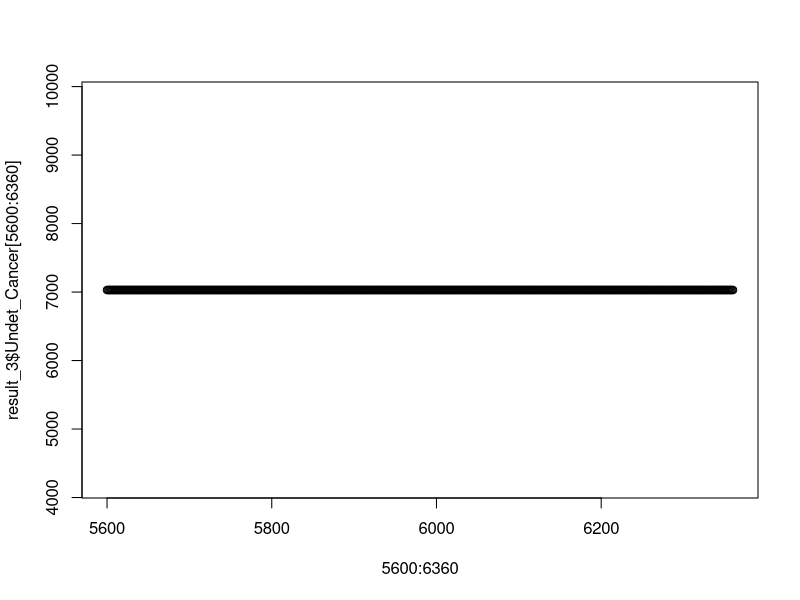

Here is the R script that generated this plot:

## FINAL MODEL 2018 PARAMETERS ##

## Time step = MONTH ##


### INCLUDE LTFU


### UNVACCINATED ###

#### Starting parameters
t = 12*500+12*30
  # 12*500 = burn-in (1-6000)
  # 12*30 = COVID + 30ish years (6001-6360)

N.states = 8

Pop_size_1 = 14683822*0.4
Pop_size_2 = 10201392*0.4
Pop_size_3 = 19939084*0.4

# aging into cohort
age_in <- -log(1-1/20)/12 # multiply by pop under 18
# aging up within cohort
age_up_0 <- -log(1-1/3)/12 # proportion turning 21
age_up_1 <- -log(1-1/4)/12 # proportion turning 25
age_up_2 <- -log(1-1/5)/12 # proportion turning 30
# aging out of cohort
age_out <- -log(1-1/10)/12 # proportion turning 40
# Dying
p_die_1 <- -log(1-74/100000)/12 # proportion dying age 18-24
p_die_2_3 <- -log(1-164/100000)/12 # proportion dying age 25-39

# undetected
norm_ulsil_0 <- -log(1-0.15)/12
norm_ulsil_1 <- -log(1-0.08)/12
norm_ulsil_2 <- -log(1-0.02)/12
norm_ulsil_3 <- -log(1-0.01)/12
ulsil_norm_1 <- -log(1-0.60)/12
ulsil_norm_2_3 <- -log(1-0.4)/12
ulsil_uhsil_1 <- -log(1-0.14)/12
ulsil_uhsil_2_3 <- -log(1-0.35)/12
uhsil_ulsil_1 <- -log(1-0.62)/12
uhsil_ulsil_2_3 <- -log(1-0.20)/12
uhsil_ucan <- -log(1-6.4/100000)/12

# detected
norm_dlsil_1 <- norm_ulsil_1
norm_dlsil_2 <- norm_ulsil_2
norm_dlsil_3 <- norm_ulsil_3
dlsil_norm_1 <- ulsil_norm_1
dlsil_norm_2_3 <- ulsil_norm_2_3
dlsil_dhsil_1 <- ulsil_uhsil_1
dlsil_dhsil_2_3 <- ulsil_uhsil_2_3
dhsil_dlsil_1 <-  uhsil_ulsil_1
dhsil_dlsil_2_3 <-  uhsil_ulsil_2_3
dhsil_dcan <- uhsil_ucan
dcan_dcandeath <- -log(1-0.35)/12

# treatment
dhsil_norm <- -log(1-0.9*0.9)/12
dcan_norm <- -log(1-0.5*1)/12

# screening
ulsil_dlsil <- -log(1-0.83/3)/12
uhsil_dhsil <- -log(1-0.83/3)/12
ucan_dcan <- -log(1-0.83/3)/12

#ulsil_dlsil <- ifelse(t<6000|t>6036,-log(1-0.41/3),0)
#uhsil_dhsil <- ifelse(t<6000|t>6036,-log(1-0.83/3),0)
#ucan_dcan <- ifelse(t<6000|t>6036,-log(1-0.83/3),0)

#ulsil_dlsil <- ifelse(t<6000,-log(1-0.83/3),1)
#uhsil_dhsil <- ifelse(t<6000,-log(1-0.83/3),1)
#ucan_dcan <- ifelse(t<6000,-log(1-0.83/3),1)


# loss to follow up
dlsil_uhsil <- -log(1-0.17/3)/12
dhsil_ucan <- -log(1-0.17/3)/12

# hysterectomies
hyst_1 <- -log(1+log(0.99)/10)/12
hyst_2 <- -log(1+log(0.96)/10)/12


# Starting number in each state

# Create years label
prefix = "Month"
suffix = seq(1:t)
months = paste(prefix, suffix, sep=" ")

# Create empty array
arr1 = array(NA, dim=c(t, N.states, 4), dimnames=list(months, c("Normal","Undet_LSIL","Det_LSIL","Undet_HSIL","Det_HSIL","Undet_Cancer","Det_Cancer","Cancer Death"), c("18-20","21-24","25-29","30-39")))

# Assign starting prevalence of each state
prev1 = 0.8
prev2 = 0.1
prev3 = 0
prev4 = 0.1
prev5 = 0
prev6 = 0
prev7 = 0
prev8 = 0

# Assign starting states
set.seed(123)
arr1[1,,] <- rmultinom(1, Pop_size_1+Pop_size_2+Pop_size_3, prob=c(prev1,prev2,prev3,prev4,prev5,prev6,prev7,prev8)) 

# Run model
for(i in 2:t){
  
  ########################### 18-20 ########################
  
  # Normal 18-20 (1)
  arr1[i,1,1] <- (arr1[(i-1),1,1]) +  
    (Pop_size_1*age_in) +        # age in (need to adjust this)
    (arr1[(i-1),2,1])*ulsil_norm_1 - # undetected LSIL regress to normal
    #(arr1[(i-1),5,1])*dhsil_norm + # detected HSIL treated to normal
    #(arr1[(i-1),3,1])*dlsil_norm_1 - # detected LSIL regress to normal
    (arr1[(i-1),1,1])*norm_ulsil_1 - # normal progress to undetected LSIL
    #(arr1[(i-1),1,1])*norm_dlsil_1 - # normal progress to detected LSIL
    (arr1[(i-1),1,1])*age_up_0 -   # age up
    (arr1[(i-1),1,1])*p_die_1        # die (unrelated)
  # LSIL undetected 18-20 (2)
  arr1[i,2,1] <- (arr1[(i-1),2,1]) + 
    # Age in (need to add this)
    (arr1[(i-1),1,1])*norm_ulsil_0 +  # normal progress to undetected LSIL
    (arr1[(i-1),4,1])*uhsil_ulsil_1 - # undetected HSIL regress to undetected LSIL
    (arr1[(i-1),2,1])*ulsil_norm_1 -  # undetected LSIL regress to normal
    (arr1[(i-1),2,1])*ulsil_uhsil_1 - # undetected LSIL progress to undetected HSIL
    #(arr1[(i-1),2,1])*ulsil_dlsil - # undetected LSIL screened to detected LSIL
    (arr1[(i-1),2,1])*age_up_0 -    # age up
    (arr1[(i-1),2,1])*p_die_1         # die (unrelated)
  # LSIL detected 18-20 (3) = 0
  arr1[i,3,1] <- (arr1[(i-1),3,1]) 
  # Age in (need to add this)
  #(arr1[(i-1),1,1])*norm_dlsil_1 +  # normal progress to detected LSIL
  #(arr1[(i-1),5,1])*dhsil_dlsil_1 + # detected HSIL regress to detected LSIL
  #(arr1[(i-1),2,1])*ulsil_dlsil - # undetected LSIL screened to detected LSIL
  #(arr1[(i-1),3,1])*dlsil_norm_1 -  # detected LSIL regress to normal
  #(arr1[(i-1),3,1])*dlsil_dhsil_1 - # detected LSIL progress to detected HSIL
  #(arr1[(i-1),3,1])*dlsil_uhsil - # detected LSIL LTFU to undetected HSIL
  #(arr1[(i-1),3,1])*age_up_1 -    # age up
  #(arr1[(i-1),3,1])*p_die_1         # die (unrelated)
  # HSIL undetected 18-20 (4) 
  arr1[i,4,1] <- (arr1[(i-1),4,1]) + 
    (arr1[(i-1),2,1])*ulsil_uhsil_1 + # undetected LSIL progress to undetected HSIL 
    (arr1[(i-1),3,1])*dlsil_uhsil - # detected LSIL progress to undetected HSIL
    (arr1[(i-1),4,1])*uhsil_ulsil_1 - # undetected HSIL regress to undetected LSIL
    #(arr1[(i-1),4,1])*uhsil_ucan -  # undetected HSIL progress to undetected cancer
    (arr1[(i-1),4,1])*uhsil_dhsil - # undetected HSIL screened to detected HSIL
    (arr1[(i-1),4,1])*age_up_0 -    # age up
    (arr1[(i-1),4,1])*p_die_1         # die (unrelated)
  # HSIL detected 18-20 (5) = 0
  arr1[i,5,1] <- (arr1[(i-1),5,1]) 
  #(arr1[(i-1),3,1])*dlsil_dhsil_1 + # detected LSIL progress to detected HSIL
  #(arr1[(i-1),4,1])*uhsil_dhsil - # undetected HSIL screened to detected HSIL
  #(arr1[(i-1),5,1])*dhsil_dlsil_1 - # detected HSIL regress to detected LSIL
  #(arr1[(i-1),5,1])*dhsil_norm -  # detected HSIL treated to normal
  #(arr1[(i-1),5,1])*age_up_1 -    # age up
  #(arr1[(i-1),5,1])*p_die_1         # die (unrelated)
  # Cancer undetected 18-20 (6) = 0
  arr1[i,6,1] <- (arr1[(i-1),6,1])
  # Cancer detected 18-20 (7) = 0
  arr1[i,7,1] <- (arr1[(i-1),7,1])
  # Cancer deaths 18-20 (8) = 0
  arr1[i,8,1] <- (arr1[(i-1),8,1])
  
  ########################### 21-24 ########################
  
  # Normal 21-24 (1)
  arr1[i,1,2] <- (arr1[(i-1),1,2]) +  
    (arr1[(i-1),1,1])*age_up_0 +   # age up
    (arr1[(i-1),2,2])*ulsil_norm_1 + # undetected LSIL regress to normal
    (arr1[(i-1),5,2])*dhsil_norm + # detected HSIL treated to normal
    (arr1[(i-1),3,2])*dlsil_norm_1 - # detected LSIL regress to normal
    (arr1[(i-1),1,2])*norm_ulsil_1 - # normal progress to undetected LSIL
    (arr1[(i-1),1,2])*norm_dlsil_1 - # normal progress to detected LSIL
    (arr1[(i-1),1,2])*age_up_1 -   # age up
    (arr1[(i-1),1,2])*hyst_1-        # hysterectomy
    (arr1[(i-1),1,2])*p_die_1        # die (unrelated)
  # LSIL undetected 21-24 (2)
  arr1[i,2,2] <- (arr1[(i-1),2,2]) + 
    (arr1[(i-1),2,1])*age_up_0 +   # age up
    (arr1[(i-1),1,2])*norm_ulsil_1 +  # normal progress to undetected LSIL
    (arr1[(i-1),4,2])*uhsil_ulsil_1 - # undetected HSIL regress to undetected LSIL
    (arr1[(i-1),2,2])*ulsil_norm_1 -  # undetected LSIL regress to normal
    (arr1[(i-1),2,2])*ulsil_uhsil_1 - # undetected LSIL progress to undetected HSIL
    (arr1[(i-1),2,2])*ulsil_dlsil - # undetected LSIL screened to detected LSIL
    (arr1[(i-1),2,2])*age_up_1 -    # age up
    (arr1[(i-1),2,2])*hyst_1-        # hysterectomy
    (arr1[(i-1),2,2])*p_die_1         # die (unrelated)
  # LSIL detected 21-24 (3)
  arr1[i,3,2] <- (arr1[(i-1),3,2]) + 
    (arr1[(i-1),3,1])*age_up_0 +   # age up
    (arr1[(i-1),1,2])*norm_dlsil_1 +  # normal progress to detected LSIL
    (arr1[(i-1),5,2])*dhsil_dlsil_1 + # detected HSIL regress to detected LSIL
    (arr1[(i-1),2,2])*ulsil_dlsil - # undetected LSIL screened to detected LSIL
    (arr1[(i-1),3,2])*dlsil_norm_1 -  # detected LSIL regress to normal
    (arr1[(i-1),3,2])*dlsil_dhsil_1 - # detected LSIL progress to detected HSIL
    (arr1[(i-1),3,2])*dlsil_uhsil - # detected LSIL LTFU to undetected HSIL
    (arr1[(i-1),3,2])*age_up_1 -    # age up
    (arr1[(i-1),3,2])*hyst_1-        # hysterectomy
    (arr1[(i-1),3,2])*p_die_1         # die (unrelated)
  # HSIL undetected 21-24 (4) 
  arr1[i,4,2] <- (arr1[(i-1),4,2]) + 
    (arr1[(i-1),4,1])*age_up_0 +   # age up
    (arr1[(i-1),2,2])*ulsil_uhsil_1 + # undetected LSIL progress to undetected HSIL 
    (arr1[(i-1),3,2])*dlsil_uhsil - # detected LSIL progress to undetected HSIL
    (arr1[(i-1),4,2])*uhsil_ulsil_1 - # undetected HSIL regress to undetected LSIL
    #(arr1[(i-1),4,1])*uhsil_ucan -  # undetected HSIL progress to undetected cancer
    (arr1[(i-1),4,2])*uhsil_dhsil - # undetected HSIL screened to detected HSIL
    (arr1[(i-1),4,2])*age_up_1 -    # age up
    (arr1[(i-1),4,2])*hyst_1-        # hysterectomy
    (arr1[(i-1),4,2])*p_die_1         # die (unrelated)
  # HSIL detected 21-24 (5)
  arr1[i,5,2] <- (arr1[(i-1),5,2]) + 
    (arr1[(i-1),5,1])*age_up_0 +   # age up
    (arr1[(i-1),3,2])*dlsil_dhsil_1 + # detected LSIL progress to detected HSIL
    (arr1[(i-1),4,2])*uhsil_dhsil - # undetected HSIL screened to detected HSIL
    (arr1[(i-1),5,2])*dhsil_dlsil_1 - # detected HSIL regress to detected LSIL
    (arr1[(i-1),5,2])*dhsil_norm -  # detected HSIL treated to normal
    (arr1[(i-1),5,2])*age_up_1 -    # age up
    (arr1[(i-1),5,2])*hyst_1-        # hysterectomy
    (arr1[(i-1),5,2])*p_die_1         # die (unrelated)
  # Cancer undetected 18-24 (6) = 0
  arr1[i,6,2] <- (arr1[(i-1),6,2])
  # Cancer detected 18-24 (7) = 0
  arr1[i,7,2] <- (arr1[(i-1),7,2])
  # Cancer deaths 18-24 (8) = 0
  arr1[i,8,2] <- (arr1[(i-1),8,2])
  
  ########################### 25-29 ########################
  
  # Normal 25-29 (1)
  arr1[i,1,3] <- (arr1[(i-1),1,3]) +  
    (arr1[(i-1),1,2])*age_up_1 +   # age up
    (arr1[(i-1),2,3])*ulsil_norm_2_3 + # undetected LSIL regress to normal
    (arr1[(i-1),5,3])*dhsil_norm + # detected HSIL treated to normal
    (arr1[(i-1),7,3])*dcan_norm +  # detected cancer treated to normal
    (arr1[(i-1),3,3])*dlsil_norm_2_3 - # detected LSIL regress to normal
    (arr1[(i-1),1,3])*norm_ulsil_2 - # normal progress to undetected LSIL
    (arr1[(i-1),1,3])*norm_dlsil_2 - # normal progress to detected LSIL
    (arr1[(i-1),1,3])*age_up_2 -   # age up 
    (arr1[(i-1),1,3])*hyst_1-        # hysterectomy
    (arr1[(i-1),1,3])*p_die_2_3      # die (unrelated)
  # LSIL undetected 25-29 (2)
  arr1[i,2,3] <- (arr1[(i-1),2,3]) + 
    (arr1[(i-1),2,2])*age_up_1 +   # age up
    (arr1[(i-1),1,3])*norm_ulsil_2 +  # normal progress to undetected LSIL
    (arr1[(i-1),4,3])*uhsil_ulsil_2_3 - # undetected HSIL regress to undetected LSIL
    (arr1[(i-1),2,3])*ulsil_norm_2_3 -  # undetected LSIL regress to normal
    (arr1[(i-1),2,3])*ulsil_uhsil_2_3 - # undetected LSIL progress to undetected HSIL
    (arr1[(i-1),2,3])*ulsil_dlsil - # undetected LSIL screened to detected LSIL
    (arr1[(i-1),2,3])*age_up_2 -     # age up
    (arr1[(i-1),2,3])*hyst_1-        # hysterectomy
    (arr1[(i-1),2,3])*p_die_2_3       # die (unrelated)
  # LSIL detected 25-29 (3)
  arr1[i,3,3] <- (arr1[(i-1),3,3]) + 
    (arr1[(i-1),3,2])*age_up_1 +   # age up
    (arr1[(i-1),1,3])*norm_dlsil_2 +  # normal progress to detected LSIL
    (arr1[(i-1),5,3])*dhsil_dlsil_2_3 + # detected HSIL regress to detected LSIL
    (arr1[(i-1),2,3])*ulsil_dlsil - # undetected LSIL screened to detected LSIL
    (arr1[(i-1),3,3])*dlsil_norm_2_3 -  # detected LSIL regress to normal
    (arr1[(i-1),3,3])*dlsil_dhsil_2_3 - # detected LSIL progress to detected HSIL
    (arr1[(i-1),3,3])*dlsil_uhsil - # detected LSIL LTFU to undetected HSIL
    (arr1[(i-1),3,3])*age_up_2 -     # age up
    (arr1[(i-1),3,3])*hyst_1-        # hysterectomy
    (arr1[(i-1),3,3])*p_die_2_3       # die (unrelated)
  # HSIL undetected 25-29 (4) 
  arr1[i,4,3] <- (arr1[(i-1),4,3]) + 
    (arr1[(i-1),4,2])*age_up_1 +   # age up
    (arr1[(i-1),2,3])*ulsil_uhsil_2_3 + # undetected LSIL progress to undetected HSIL 
    (arr1[(i-1),3,3])*dlsil_uhsil - # detected LSIL progress to undetected HSIL
    (arr1[(i-1),4,3])*uhsil_ulsil_2_3 - # undetected HSIL regress to undetected LSIL
    (arr1[(i-1),4,3])*uhsil_ucan -  # undetected HSIL progress to undetected cancer
    (arr1[(i-1),4,3])*uhsil_dhsil - # undetected HSIL screened to detected HSIL
    (arr1[(i-1),4,3])*age_up_2 -     # age up
    (arr1[(i-1),4,3])*hyst_1-        # hysterectomy
    (arr1[(i-1),4,3])*p_die_2_3       # die (unrelated)
  # HSIL detected 25-29 (5)
  arr1[i,5,3] <- (arr1[(i-1),5,3]) + 
    (arr1[(i-1),5,2])*age_up_1 +   # age up
    (arr1[(i-1),3,3])*dlsil_dhsil_2_3 + # detected LSIL progress to detected HSIL
    (arr1[(i-1),4,3])*uhsil_dhsil - # undetected HSIL screened to detected HSIL
    (arr1[(i-1),5,3])*dhsil_dlsil_2_3 - # detected HSIL regress to detected LSIL
    (arr1[(i-1),5,3])*dhsil_ucan -  # detected HSIL LTFU to undetected cancer
    (arr1[(i-1),5,3])*dhsil_dcan -  # detected HSIL progress to detected cancer
    (arr1[(i-1),5,3])*dhsil_norm -  # detected HSIL treated to normal
    (arr1[(i-1),5,3])*age_up_2 -     # age up
    (arr1[(i-1),5,3])*hyst_1-        # hysterectomy
    (arr1[(i-1),5,3])*p_die_2_3       # die (unrelated)
  # Cancer undetected 25-29 (6)
  arr1[i,6,3] <- (arr1[(i-1),6,3]) +
    (arr1[(i-1),4,3])*uhsil_ucan +  # undetected HSIL progress to undetected cancer
    (arr1[(i-1),5,3])*dhsil_ucan -  # detected HSIL progress to undetected cancer
    (arr1[(i-1),6,3])*ucan_dcan -   # undetected cancer screened to detected cancer
    (arr1[(i-1),6,3])*age_up_2 -     # age up
    (arr1[(i-1),6,3])*hyst_1-        # hysterectomy
    (arr1[(i-1),6,3])*p_die_2_3       # die (unrelated)
  # Cancer detected 25-29 (7)
  arr1[i,7,3] <- (arr1[(i-1),7,3]) +
    (arr1[(i-1),5,3])*dhsil_dcan +     # detected HSIL progress to detected cancer
    (arr1[(i-1),6,3])*ucan_dcan -      # undetected cancer screened to detected cancer
    (arr1[(i-1),7,3])*dcan_dcandeath - # detected cancer progress to cancer death
    (arr1[(i-1),7,3])*dcan_norm -      # detected cancer treated to normal
    (arr1[(i-1),7,3])*age_up_2 -        # age out
    (arr1[(i-1),7,3])*p_die_2_3          # die (unrelated)
  # Cancer deaths 25-29 (8)
  arr1[i,8,3] <-
    (arr1[(i-1),7,3])*dcan_dcandeath # detected cancer progress to cancer death
  
  ########################### 30-39 ########################
  
  # Normal 30-39 (1)
  arr1[i,1,4] <- (arr1[(i-1),1,4]) +  
    (arr1[(i-1),1,3])*age_up_2 +   # age up
    (arr1[(i-1),2,4])*ulsil_norm_2_3 + # undetected LSIL regress to normal
    (arr1[(i-1),5,4])*dhsil_norm + # detected HSIL treated to normal
    (arr1[(i-1),7,4])*dcan_norm +  # detected cancer treated to normal
    (arr1[(i-1),3,4])*dlsil_norm_2_3 - # detected LSIL regress to normal
    (arr1[(i-1),1,4])*norm_ulsil_3 - # normal progress to undetected LSIL
    (arr1[(i-1),1,4])*norm_dlsil_3 - # normal progress to detected LSIL
    (arr1[(i-1),1,4])*age_out -    # age out
    (arr1[(i-1),1,4])*hyst_2-        # hysterectomy
    (arr1[(i-1),1,4])*p_die_2_3      # die (unrelated)
  # LSIL undetected 25-39 (2)
  arr1[i,2,4] <- (arr1[(i-1),2,4]) + 
    (arr1[(i-1),2,3])*age_up_2 +   # age up
    (arr1[(i-1),1,4])*norm_ulsil_3 +  # normal progress to undetected LSIL
    (arr1[(i-1),4,4])*uhsil_ulsil_2_3 - # undetected HSIL regress to undetected LSIL
    (arr1[(i-1),2,4])*ulsil_norm_2_3 -  # undetected LSIL regress to normal
    (arr1[(i-1),2,4])*ulsil_uhsil_2_3 - # undetected LSIL progress to undetected HSIL
    (arr1[(i-1),2,4])*ulsil_dlsil - # undetected LSIL screened to detected LSIL
    (arr1[(i-1),2,4])*age_out -     # age out
    (arr1[(i-1),2,4])*hyst_2-        # hysterectomy
    (arr1[(i-1),2,4])*p_die_2_3       # die (unrelated)
  # LSIL detected 25-39 (3)
  arr1[i,3,4] <- (arr1[(i-1),3,4]) + 
    (arr1[(i-1),3,3])*age_up_2 +   # age up
    (arr1[(i-1),1,4])*norm_dlsil_3 +  # normal progress to detected LSIL
    (arr1[(i-1),5,4])*dhsil_dlsil_2_3 + # detected HSIL regress to detected LSIL
    (arr1[(i-1),2,4])*ulsil_dlsil - # undetected LSIL screened to detected LSIL
    (arr1[(i-1),3,4])*dlsil_norm_2_3 -  # detected LSIL regress to normal
    (arr1[(i-1),3,4])*dlsil_dhsil_2_3 - # detected LSIL progress to detected HSIL
    (arr1[(i-1),3,4])*dlsil_uhsil - # detected LSIL LTFU to undetected HSIL
    (arr1[(i-1),3,4])*age_out -     # age out
    (arr1[(i-1),3,4])*hyst_2-        # hysterectomy
    (arr1[(i-1),3,4])*p_die_2_3       # die (unrelated)
  # HSIL undetected 25-39 (4) 
  arr1[i,4,4] <- (arr1[(i-1),4,4]) + 
    (arr1[(i-1),4,3])*age_up_2 +   # age up
    (arr1[(i-1),2,4])*ulsil_uhsil_2_3 + # undetected LSIL progress to undetected HSIL 
    (arr1[(i-1),3,4])*dlsil_uhsil - # detected LSIL progress to undetected HSIL
    (arr1[(i-1),4,4])*uhsil_ulsil_2_3 - # undetected HSIL regress to undetected LSIL
    (arr1[(i-1),4,4])*uhsil_ucan -  # undetected HSIL progress to undetected cancer
    (arr1[(i-1),4,4])*uhsil_dhsil - # undetected HSIL screened to detected HSIL
    (arr1[(i-1),4,4])*age_out -     # age out
    (arr1[(i-1),4,4])*hyst_2-        # hysterectomy
    (arr1[(i-1),4,4])*p_die_2_3       # die (unrelated)
  # HSIL detected 25-39 (5)
  arr1[i,5,4] <- (arr1[(i-1),5,4]) + 
    (arr1[(i-1),5,3])*age_up_2 +   # age up
    (arr1[(i-1),3,4])*dlsil_dhsil_2_3 + # detected LSIL progress to detected HSIL
    (arr1[(i-1),4,4])*uhsil_dhsil - # undetected HSIL screened to detected HSIL
    (arr1[(i-1),5,4])*dhsil_dlsil_2_3 - # detected HSIL regress to detected LSIL
    (arr1[(i-1),5,4])*dhsil_ucan -  # detected HSIL LTFU to undetected cancer
    (arr1[(i-1),5,4])*dhsil_dcan -  # detected HSIL progress to detected cancer
    (arr1[(i-1),5,4])*dhsil_norm -  # detected HSIL treated to normal
    (arr1[(i-1),5,4])*age_out -     # age out
    (arr1[(i-1),5,4])*hyst_2-        # hysterectomy
    (arr1[(i-1),5,4])*p_die_2_3       # die (unrelated)
  # Cancer undetected 25-39 (6)
  arr1[i,6,4] <- (arr1[(i-1),6,4]) +
    (arr1[(i-1),6,4])*age_up_2 +   # age up
    (arr1[(i-1),4,4])*uhsil_ucan +  # undetected HSIL progress to undetected cancer
    (arr1[(i-1),5,4])*dhsil_ucan -  # detected HSIL progress to undetected cancer
    (arr1[(i-1),6,4])*ucan_dcan -   # undetected cancer screened to detected cancer
    (arr1[(i-1),6,4])*age_out -     # age out
    (arr1[(i-1),6,4])*hyst_2-        # hysterectomy
    (arr1[(i-1),6,4])*p_die_2_3       # die (unrelated)
  # Cancer detected 25-39 (7)
  arr1[i,7,4] <- (arr1[(i-1),7,4]) +
    (arr1[(i-1),7,3])*age_up_2 +   # age up
    (arr1[(i-1),5,4])*dhsil_dcan +     # detected HSIL progress to detected cancer
    (arr1[(i-1),6,4])*ucan_dcan -      # undetected cancer screened to detected cancer
    (arr1[(i-1),7,4])*dcan_dcandeath - # detected cancer progress to cancer death
    (arr1[(i-1),7,4])*dcan_norm -      # detected cancer treated to normal
    (arr1[(i-1),7,4])*age_out -        # age out
    (arr1[(i-1),7,4])*p_die_2_3          # die (unrelated)
  # Cancer deaths 25-39 (8)
  arr1[i,8,4] <-
    (arr1[(i-1),7,4])*dcan_dcandeath # detected cancer progress to cancer death
}

arr1 <- round(arr1,0)

# Vector of HSIL, cancer, and cancer death at steady state for iteration
result <- apply(arr1, 2L, rowSums)
final_result <- as.data.frame(result[max(t),])

# Log likelihood of result vs predicted
LL <- sum(dpois(final_result[c(5,7,8),], c(196000*0.4,10510*0.4,3400*0.4), log=TRUE))

Results <- final_result[c(5,7,8),]

result_2 <- as.data.frame(result)
result_3 <- tibble::rownames_to_column(result_2, "Months")

plot(5600:6360,result_3$Undet_Cancer[5600:6360])


### VACCINATED ###

#### Starting parameters
t = 12*500+12*30
  # 12*500 = burn-in (1-6000)
  # 12*30 = COVID + 30ish years (6001-6360)

N.states = 8
#Pop_size = 154566548 #all women
#Pop_size = 44978865*(1-0.032) # women 18-39*adjustment for hysterectomies
Pop_size_1 = 14683822*0.6
Pop_size_2 = 10201392*0.6
Pop_size_3 = 19939084*0.6

# aging into cohort
age_in <- -log(1-(1/20))/12 # multiply by pop under 18
# aging up within cohort
age_up_0 <- -log(1-1/3)/12 # proportion turning 21
age_up_1 <- -log(1-1/4)/12 # proportion turning 25
age_up_2 <- -log(1-1/5)/12 # proportion turning 30
# aging out of cohort
age_out <- -log(1-1/10)/12 # proportion turning 40
# Dying
p_die_1 <- -log(1-74/100000)/12 # proportion dying age 18-24
p_die_2_3 <- -log(1-164/100000)/12 # proportion dying age 25-39

# undetected
ifelse(t<(490*12), norm_ulsil_0 <- -log(1-0.15)/12, norm_ulsil_0 <- -log(1-0.15*0.2)/12)
ifelse(t<(490*12), norm_ulsil_1 <- -log(1-0.08)/12, norm_ulsil_1 <- -log(1-0.08*0.2)/12)
ifelse(t<(490*12), norm_ulsil_2 <- -log(1-0.02)/12, norm_ulsil_2 <- -log(1-0.02*0.2)/12)
norm_ulsil_3 <- -log(1-0.01*0.1)/12
ulsil_norm_1 <- -log(1-0.60)/12
ulsil_norm_2_3 <- -log(1-0.4)/12
ulsil_uhsil_1 <- -log(1-0.14)/12
ulsil_uhsil_2_3 <- -log(1-0.35)/12
uhsil_ulsil_1 <- -log(1-0.62)/12
uhsil_ulsil_2_3 <- -log(1-0.20)/12
uhsil_ucan <- -log(1-6.4/100000)/12

# detected
norm_dlsil_1 <- norm_ulsil_1
norm_dlsil_2 <- norm_ulsil_2
norm_dlsil_3 <- norm_ulsil_3
dlsil_norm_1 <- ulsil_norm_1
dlsil_norm_2_3 <- ulsil_norm_2_3
dlsil_dhsil_1 <- ulsil_uhsil_1
dlsil_dhsil_2_3 <- ulsil_uhsil_2_3
dhsil_dlsil_1 <-  uhsil_ulsil_1
dhsil_dlsil_2_3 <-  uhsil_ulsil_2_3
dhsil_dcan <- uhsil_ucan
dcan_dcandeath <- -log(1-0.35)/12

# treatment
dhsil_norm <- -log(1-0.9*0.9)/12
dcan_norm <- -log(1-0.5*1)/12

# BRFSS rates!!
# screening
ulsil_dlsil <- -log(1-0.83/3)/12
uhsil_dhsil <- -log(1-0.83/3)/12
ucan_dcan <- -log(1-0.83/3)/12

# loss to follow up
dlsil_uhsil <- -log(1-0.17/3)/12
dhsil_ucan <- -log(1-0.17/3)/12

# hysterectomies
hyst_1 <- -log(1+log(0.99)/10)/12
hyst_2 <- -log(1+log(0.96)/10)/12

# Starting number in each state

# Create years label
prefix = "Year"
suffix = seq(1:t)
years = paste(prefix, suffix, sep=" ")

# Create empty array
arr1 = array(NA, dim=c(t, N.states, 4), dimnames=list(years, c("Normal","Undet_LSIL","Det_LSIL","Undet_HSIL","Det_HSIL","Undet_Cancer","Det_Cancer","Cancer Death"), c("18-20","21-24","25-29","30-39")))

# Assign starting prevalence of each state
prev1 = 0.8
prev2 = 0.1
prev3 = 0
prev4 = 0.1
prev5 = 0
prev6 = 0
prev7 = 0
prev8 = 0

# Assign starting states
set.seed(123)
arr1[1,,] <- rmultinom(1, Pop_size_1+Pop_size_2+Pop_size_3, prob=c(prev1,prev2,prev3,prev4,prev5,prev6,prev7,prev8)) 

# Run model
for(i in 2:t){
  
  ########################### 18-20 ########################
  
  # Normal 18-20 (1)
  arr1[i,1,1] <- (arr1[(i-1),1,1]) +  
    (Pop_size_1*age_in) +        # age in (need to adjust this)
    (arr1[(i-1),2,1])*ulsil_norm_1 - # undetected LSIL regress to normal
    #(arr1[(i-1),5,1])*dhsil_norm + # detected HSIL treated to normal
    #(arr1[(i-1),3,1])*dlsil_norm_1 - # detected LSIL regress to normal
    (arr1[(i-1),1,1])*norm_ulsil_1 - # normal progress to undetected LSIL
    #(arr1[(i-1),1,1])*norm_dlsil_1 - # normal progress to detected LSIL
    (arr1[(i-1),1,1])*age_up_0 -   # age up
    (arr1[(i-1),1,1])*p_die_1        # die (unrelated)
  # LSIL undetected 18-20 (2)
  arr1[i,2,1] <- (arr1[(i-1),2,1]) + 
    # Age in (need to add this)
    (arr1[(i-1),1,1])*norm_ulsil_0 +  # normal progress to undetected LSIL
    (arr1[(i-1),4,1])*uhsil_ulsil_1 - # undetected HSIL regress to undetected LSIL
    (arr1[(i-1),2,1])*ulsil_norm_1 -  # undetected LSIL regress to normal
    (arr1[(i-1),2,1])*ulsil_uhsil_1 - # undetected LSIL progress to undetected HSIL
    #(arr1[(i-1),2,1])*ulsil_dlsil - # undetected LSIL screened to detected LSIL
    (arr1[(i-1),2,1])*age_up_0 -    # age up
    (arr1[(i-1),2,1])*p_die_1         # die (unrelated)
  # LSIL detected 18-20 (3) = 0
  arr1[i,3,1] <- (arr1[(i-1),3,1]) 
  # Age in (need to add this)
  #(arr1[(i-1),1,1])*norm_dlsil_1 +  # normal progress to detected LSIL
  #(arr1[(i-1),5,1])*dhsil_dlsil_1 + # detected HSIL regress to detected LSIL
  #(arr1[(i-1),2,1])*ulsil_dlsil - # undetected LSIL screened to detected LSIL
  #(arr1[(i-1),3,1])*dlsil_norm_1 -  # detected LSIL regress to normal
  #(arr1[(i-1),3,1])*dlsil_dhsil_1 - # detected LSIL progress to detected HSIL
  #(arr1[(i-1),3,1])*dlsil_uhsil - # detected LSIL LTFU to undetected HSIL
  #(arr1[(i-1),3,1])*age_up_1 -    # age up
  #(arr1[(i-1),3,1])*p_die_1         # die (unrelated)
  # HSIL undetected 18-20 (4) 
  arr1[i,4,1] <- (arr1[(i-1),4,1]) + 
    (arr1[(i-1),2,1])*ulsil_uhsil_1 + # undetected LSIL progress to undetected HSIL 
    (arr1[(i-1),3,1])*dlsil_uhsil - # detected LSIL progress to undetected HSIL
    (arr1[(i-1),4,1])*uhsil_ulsil_1 - # undetected HSIL regress to undetected LSIL
    #(arr1[(i-1),4,1])*uhsil_ucan -  # undetected HSIL progress to undetected cancer
    (arr1[(i-1),4,1])*uhsil_dhsil - # undetected HSIL screened to detected HSIL
    (arr1[(i-1),4,1])*age_up_0 -    # age up
    (arr1[(i-1),4,1])*p_die_1         # die (unrelated)
  # HSIL detected 18-20 (5) = 0
  arr1[i,5,1] <- (arr1[(i-1),5,1]) 
  #(arr1[(i-1),3,1])*dlsil_dhsil_1 + # detected LSIL progress to detected HSIL
  #(arr1[(i-1),4,1])*uhsil_dhsil - # undetected HSIL screened to detected HSIL
  #(arr1[(i-1),5,1])*dhsil_dlsil_1 - # detected HSIL regress to detected LSIL
  #(arr1[(i-1),5,1])*dhsil_norm -  # detected HSIL treated to normal
  #(arr1[(i-1),5,1])*age_up_1 -    # age up
  #(arr1[(i-1),5,1])*p_die_1         # die (unrelated)
  # Cancer undetected 18-20 (6) = 0
  arr1[i,6,1] <- (arr1[(i-1),6,1])
  # Cancer detected 18-20 (7) = 0
  arr1[i,7,1] <- (arr1[(i-1),7,1])
  # Cancer deaths 18-20 (8) = 0
  arr1[i,8,1] <- (arr1[(i-1),8,1])
  
  ########################### 21-24 ########################
  
  # Normal 21-24 (1)
  arr1[i,1,2] <- (arr1[(i-1),1,2]) +  
    (arr1[(i-1),1,1])*age_up_0 +   # age up
    (arr1[(i-1),2,2])*ulsil_norm_1 + # undetected LSIL regress to normal
    (arr1[(i-1),5,2])*dhsil_norm + # detected HSIL treated to normal
    (arr1[(i-1),3,2])*dlsil_norm_1 - # detected LSIL regress to normal
    (arr1[(i-1),1,2])*norm_ulsil_1 - # normal progress to undetected LSIL
    (arr1[(i-1),1,2])*norm_dlsil_1 - # normal progress to detected LSIL
    (arr1[(i-1),1,2])*age_up_1 -   # age up
    (arr1[(i-1),1,2])*p_die_1        # die (unrelated)
  # LSIL undetected 21-24 (2)
  arr1[i,2,2] <- (arr1[(i-1),2,2]) + 
    (arr1[(i-1),2,1])*age_up_0 +   # age up
    (arr1[(i-1),1,2])*norm_ulsil_1 +  # normal progress to undetected LSIL
    (arr1[(i-1),4,2])*uhsil_ulsil_1 - # undetected HSIL regress to undetected LSIL
    (arr1[(i-1),2,2])*ulsil_norm_1 -  # undetected LSIL regress to normal
    (arr1[(i-1),2,2])*ulsil_uhsil_1 - # undetected LSIL progress to undetected HSIL
    (arr1[(i-1),2,2])*ulsil_dlsil - # undetected LSIL screened to detected LSIL
    (arr1[(i-1),2,2])*age_up_1 -    # age up
    (arr1[(i-1),2,2])*p_die_1         # die (unrelated)
  # LSIL detected 21-24 (3)
  arr1[i,3,2] <- (arr1[(i-1),3,2]) + 
    (arr1[(i-1),3,1])*age_up_0 +   # age up
    (arr1[(i-1),1,2])*norm_dlsil_1 +  # normal progress to detected LSIL
    (arr1[(i-1),5,2])*dhsil_dlsil_1 + # detected HSIL regress to detected LSIL
    (arr1[(i-1),2,2])*ulsil_dlsil - # undetected LSIL screened to detected LSIL
    (arr1[(i-1),3,2])*dlsil_norm_1 -  # detected LSIL regress to normal
    (arr1[(i-1),3,2])*dlsil_dhsil_1 - # detected LSIL progress to detected HSIL
    (arr1[(i-1),3,2])*dlsil_uhsil - # detected LSIL LTFU to undetected HSIL
    (arr1[(i-1),3,2])*age_up_1 -    # age up
    (arr1[(i-1),3,2])*p_die_1         # die (unrelated)
  # HSIL undetected 21-24 (4) 
  arr1[i,4,2] <- (arr1[(i-1),4,2]) + 
    (arr1[(i-1),4,1])*age_up_0 +   # age up
    (arr1[(i-1),2,2])*ulsil_uhsil_1 + # undetected LSIL progress to undetected HSIL 
    (arr1[(i-1),3,2])*dlsil_uhsil - # detected LSIL progress to undetected HSIL
    (arr1[(i-1),4,2])*uhsil_ulsil_1 - # undetected HSIL regress to undetected LSIL
    #(arr1[(i-1),4,1])*uhsil_ucan -  # undetected HSIL progress to undetected cancer
    (arr1[(i-1),4,2])*uhsil_dhsil - # undetected HSIL screened to detected HSIL
    (arr1[(i-1),4,2])*age_up_1 -    # age up
    (arr1[(i-1),4,2])*p_die_1         # die (unrelated)
  # HSIL detected 21-24 (5)
  arr1[i,5,2] <- (arr1[(i-1),5,2]) + 
    (arr1[(i-1),5,1])*age_up_0 +   # age up
    (arr1[(i-1),3,2])*dlsil_dhsil_1 + # detected LSIL progress to detected HSIL
    (arr1[(i-1),4,2])*uhsil_dhsil - # undetected HSIL screened to detected HSIL
    (arr1[(i-1),5,2])*dhsil_dlsil_1 - # detected HSIL regress to detected LSIL
    (arr1[(i-1),5,2])*dhsil_norm -  # detected HSIL treated to normal
    (arr1[(i-1),5,2])*age_up_1 -    # age up
    (arr1[(i-1),5,2])*p_die_1         # die (unrelated)
  # Cancer undetected 18-24 (6) = 0
  arr1[i,6,2] <- (arr1[(i-1),6,2])
  # Cancer detected 18-24 (7) = 0
  arr1[i,7,2] <- (arr1[(i-1),7,2])
  # Cancer deaths 18-24 (8) = 0
  arr1[i,8,2] <- (arr1[(i-1),8,2])
  
  ########################### 25-29 ########################
  
  # Normal 25-29 (1)
  arr1[i,1,3] <- (arr1[(i-1),1,3]) +  
    (arr1[(i-1),1,2])*age_up_1 +   # age up
    (arr1[(i-1),2,3])*ulsil_norm_2_3 + # undetected LSIL regress to normal
    (arr1[(i-1),5,3])*dhsil_norm + # detected HSIL treated to normal
    (arr1[(i-1),7,3])*dcan_norm +  # detected cancer treated to normal
    (arr1[(i-1),3,3])*dlsil_norm_2_3 - # detected LSIL regress to normal
    (arr1[(i-1),1,3])*norm_ulsil_2 - # normal progress to undetected LSIL
    (arr1[(i-1),1,3])*norm_dlsil_2 - # normal progress to detected LSIL
    (arr1[(i-1),1,3])*age_up_2 -   # age up 
    (arr1[(i-1),1,3])*p_die_2_3      # die (unrelated)
  # LSIL undetected 25-29 (2)
  arr1[i,2,3] <- (arr1[(i-1),2,3]) + 
    (arr1[(i-1),2,2])*age_up_1 +   # age up
    (arr1[(i-1),1,3])*norm_ulsil_2 +  # normal progress to undetected LSIL
    (arr1[(i-1),4,3])*uhsil_ulsil_2_3 - # undetected HSIL regress to undetected LSIL
    (arr1[(i-1),2,3])*ulsil_norm_2_3 -  # undetected LSIL regress to normal
    (arr1[(i-1),2,3])*ulsil_uhsil_2_3 - # undetected LSIL progress to undetected HSIL
    (arr1[(i-1),2,3])*ulsil_dlsil - # undetected LSIL screened to detected LSIL
    (arr1[(i-1),2,3])*age_up_2 -     # age out
    (arr1[(i-1),2,3])*p_die_2_3       # die (unrelated)
  # LSIL detected 25-29 (3)
  arr1[i,3,3] <- (arr1[(i-1),3,3]) + 
    (arr1[(i-1),3,2])*age_up_1 +   # age up
    (arr1[(i-1),1,3])*norm_dlsil_2 +  # normal progress to detected LSIL
    (arr1[(i-1),5,3])*dhsil_dlsil_2_3 + # detected HSIL regress to detected LSIL
    (arr1[(i-1),2,3])*ulsil_dlsil - # undetected LSIL screened to detected LSIL
    (arr1[(i-1),3,3])*dlsil_norm_2_3 -  # detected LSIL regress to normal
    (arr1[(i-1),3,3])*dlsil_dhsil_2_3 - # detected LSIL progress to detected HSIL
    (arr1[(i-1),3,3])*dlsil_uhsil - # detected LSIL LTFU to undetected HSIL
    (arr1[(i-1),3,3])*age_up_2 -     # age out
    (arr1[(i-1),3,3])*p_die_2_3       # die (unrelated)
  # HSIL undetected 25-29 (4) 
  arr1[i,4,3] <- (arr1[(i-1),4,3]) + 
    (arr1[(i-1),4,2])*age_up_1 +   # age up
    (arr1[(i-1),2,3])*ulsil_uhsil_2_3 + # undetected LSIL progress to undetected HSIL 
    (arr1[(i-1),3,3])*dlsil_uhsil - # detected LSIL progress to undetected HSIL
    (arr1[(i-1),4,3])*uhsil_ulsil_2_3 - # undetected HSIL regress to undetected LSIL
    (arr1[(i-1),4,3])*uhsil_ucan -  # undetected HSIL progress to undetected cancer
    (arr1[(i-1),4,3])*uhsil_dhsil - # undetected HSIL screened to detected HSIL
    (arr1[(i-1),4,3])*age_up_2 -     # age out
    (arr1[(i-1),4,3])*p_die_2_3       # die (unrelated)
  # HSIL detected 25-29 (5)
  arr1[i,5,3] <- (arr1[(i-1),5,3]) + 
    (arr1[(i-1),5,2])*age_up_1 +   # age up
    (arr1[(i-1),3,3])*dlsil_dhsil_2_3 + # detected LSIL progress to detected HSIL
    (arr1[(i-1),4,3])*uhsil_dhsil - # undetected HSIL screened to detected HSIL
    (arr1[(i-1),5,3])*dhsil_dlsil_2_3 - # detected HSIL regress to detected LSIL
    (arr1[(i-1),5,3])*dhsil_ucan -  # detected HSIL LTFU to undetected cancer
    (arr1[(i-1),5,3])*dhsil_dcan -  # detected HSIL progress to detected cancer
    (arr1[(i-1),5,3])*dhsil_norm -  # detected HSIL treated to normal
    (arr1[(i-1),5,3])*age_up_2 -     # age out
    (arr1[(i-1),5,3])*p_die_2_3       # die (unrelated)
  # Cancer undetected 25-29 (6)
  arr1[i,6,3] <- (arr1[(i-1),6,3]) +
    (arr1[(i-1),4,3])*uhsil_ucan +  # undetected HSIL progress to undetected cancer
    (arr1[(i-1),5,3])*dhsil_ucan -  # detected HSIL progress to undetected cancer
    (arr1[(i-1),6,3])*ucan_dcan -   # undetected cancer screened to detected cancer
    (arr1[(i-1),6,3])*age_up_2 -     # age out
    (arr1[(i-1),6,3])*p_die_2_3       # die (unrelated)
  # Cancer detected 25-29 (7)
  arr1[i,7,3] <- (arr1[(i-1),7,3]) +
    (arr1[(i-1),5,3])*dhsil_dcan +     # detected HSIL progress to detected cancer
    (arr1[(i-1),6,3])*ucan_dcan -      # undetected cancer screened to detected cancer
    (arr1[(i-1),7,3])*dcan_dcandeath - # detected cancer progress to cancer death
    (arr1[(i-1),7,3])*dcan_norm -      # detected cancer treated to normal
    (arr1[(i-1),7,3])*age_up_2 -        # age out
    (arr1[(i-1),7,3])*p_die_2_3          # die (unrelated)
  # Cancer deaths 25-29 (8)
  arr1[i,8,3] <-
    (arr1[(i-1),7,3])*dcan_dcandeath # detected cancer progress to cancer death
  
  ########################### 30-39 ########################
  
  # Normal 30-39 (1)
  arr1[i,1,4] <- (arr1[(i-1),1,4]) +  
    (arr1[(i-1),1,3])*age_up_2 +   # age up
    (arr1[(i-1),2,4])*ulsil_norm_2_3 + # undetected LSIL regress to normal
    (arr1[(i-1),5,4])*dhsil_norm + # detected HSIL treated to normal
    (arr1[(i-1),7,4])*dcan_norm +  # detected cancer treated to normal
    (arr1[(i-1),3,4])*dlsil_norm_2_3 - # detected LSIL regress to normal
    (arr1[(i-1),1,4])*norm_ulsil_3 - # normal progress to undetected LSIL
    (arr1[(i-1),1,4])*norm_dlsil_3 - # normal progress to detected LSIL
    (arr1[(i-1),1,4])*age_out -    # age out
    (arr1[(i-1),1,4])*p_die_2_3      # die (unrelated)
  # LSIL undetected 25-39 (2)
  arr1[i,2,4] <- (arr1[(i-1),2,4]) + 
    (arr1[(i-1),2,3])*age_up_2 +   # age up
    (arr1[(i-1),1,4])*norm_ulsil_3 +  # normal progress to undetected LSIL
    (arr1[(i-1),4,4])*uhsil_ulsil_2_3 - # undetected HSIL regress to undetected LSIL
    (arr1[(i-1),2,4])*ulsil_norm_2_3 -  # undetected LSIL regress to normal
    (arr1[(i-1),2,4])*ulsil_uhsil_2_3 - # undetected LSIL progress to undetected HSIL
    (arr1[(i-1),2,4])*ulsil_dlsil - # undetected LSIL screened to detected LSIL
    (arr1[(i-1),2,4])*age_out -     # age out
    (arr1[(i-1),2,4])*p_die_2_3       # die (unrelated)
  # LSIL detected 25-39 (3)
  arr1[i,3,4] <- (arr1[(i-1),3,4]) + 
    (arr1[(i-1),3,3])*age_up_2 +   # age up
    (arr1[(i-1),1,4])*norm_dlsil_3 +  # normal progress to detected LSIL
    (arr1[(i-1),5,4])*dhsil_dlsil_2_3 + # detected HSIL regress to detected LSIL
    (arr1[(i-1),2,4])*ulsil_dlsil - # undetected LSIL screened to detected LSIL
    (arr1[(i-1),3,4])*dlsil_norm_2_3 -  # detected LSIL regress to normal
    (arr1[(i-1),3,4])*dlsil_dhsil_2_3 - # detected LSIL progress to detected HSIL
    (arr1[(i-1),3,4])*dlsil_uhsil - # detected LSIL LTFU to undetected HSIL
    (arr1[(i-1),3,4])*age_out -     # age out
    (arr1[(i-1),3,4])*p_die_2_3       # die (unrelated)
  # HSIL undetected 25-39 (4) 
  arr1[i,4,4] <- (arr1[(i-1),4,4]) + 
    (arr1[(i-1),4,3])*age_up_2 +   # age up
    (arr1[(i-1),2,4])*ulsil_uhsil_2_3 + # undetected LSIL progress to undetected HSIL 
    (arr1[(i-1),3,4])*dlsil_uhsil - # detected LSIL progress to undetected HSIL
    (arr1[(i-1),4,4])*uhsil_ulsil_2_3 - # undetected HSIL regress to undetected LSIL
    (arr1[(i-1),4,4])*uhsil_ucan -  # undetected HSIL progress to undetected cancer
    (arr1[(i-1),4,4])*uhsil_dhsil - # undetected HSIL screened to detected HSIL
    (arr1[(i-1),4,4])*age_out -     # age out
    (arr1[(i-1),4,4])*p_die_2_3       # die (unrelated)
  # HSIL detected 25-39 (5)
  arr1[i,5,4] <- (arr1[(i-1),5,4]) + 
    (arr1[(i-1),5,3])*age_up_2 +   # age up
    (arr1[(i-1),3,4])*dlsil_dhsil_2_3 + # detected LSIL progress to detected HSIL
    (arr1[(i-1),4,4])*uhsil_dhsil - # undetected HSIL screened to detected HSIL
    (arr1[(i-1),5,4])*dhsil_dlsil_2_3 - # detected HSIL regress to detected LSIL
    (arr1[(i-1),5,4])*dhsil_ucan -  # detected HSIL LTFU to undetected cancer
    (arr1[(i-1),5,4])*dhsil_dcan -  # detected HSIL progress to detected cancer
    (arr1[(i-1),5,4])*dhsil_norm -  # detected HSIL treated to normal
    (arr1[(i-1),5,4])*age_out -     # age out
    (arr1[(i-1),5,4])*p_die_2_3       # die (unrelated)
  # Cancer undetected 25-39 (6)
  arr1[i,6,4] <- (arr1[(i-1),6,4]) +
    (arr1[(i-1),6,4])*age_up_2 +   # age up
    (arr1[(i-1),4,4])*uhsil_ucan +  # undetected HSIL progress to undetected cancer
    (arr1[(i-1),5,4])*dhsil_ucan -  # detected HSIL progress to undetected cancer
    (arr1[(i-1),6,4])*ucan_dcan -   # undetected cancer screened to detected cancer
    (arr1[(i-1),6,4])*age_out -     # age out
    (arr1[(i-1),6,4])*p_die_2_3       # die (unrelated)
  # Cancer detected 25-39 (7)
  arr1[i,7,4] <- (arr1[(i-1),7,4]) +
    (arr1[(i-1),7,3])*age_up_2 +   # age up
    (arr1[(i-1),5,4])*dhsil_dcan +     # detected HSIL progress to detected cancer
    (arr1[(i-1),6,4])*ucan_dcan -      # undetected cancer screened to detected cancer
    (arr1[(i-1),7,4])*dcan_dcandeath - # detected cancer progress to cancer death
    (arr1[(i-1),7,4])*dcan_norm -      # detected cancer treated to normal
    (arr1[(i-1),7,4])*age_out -        # age out
    (arr1[(i-1),7,4])*p_die_2_3          # die (unrelated)
  # Cancer deaths 25-39 (8)
  arr1[i,8,4] <-
    (arr1[(i-1),7,4])*dcan_dcandeath # detected cancer progress to cancer death
}

arr1 <- round(arr1,0)

# Vector of HSIL, cancer, and cancer death at steady state for iteration
result_2 <- apply(arr1, 2L, rowSums)
final_result_2 <- as.data.frame(result_2[nrow(result_2),])

# Log likelihood of result vs predicted
LL_2 <- sum(dpois(final_result[c(5,7,8),], c(196000*0.6,10510*0.6,3400*0.6), log=TRUE))

Results_2 <- final_result_2[c(5,7,8),]


### COMBINED RESULTS ###

Results_all = Results+Results_2

Results_all
